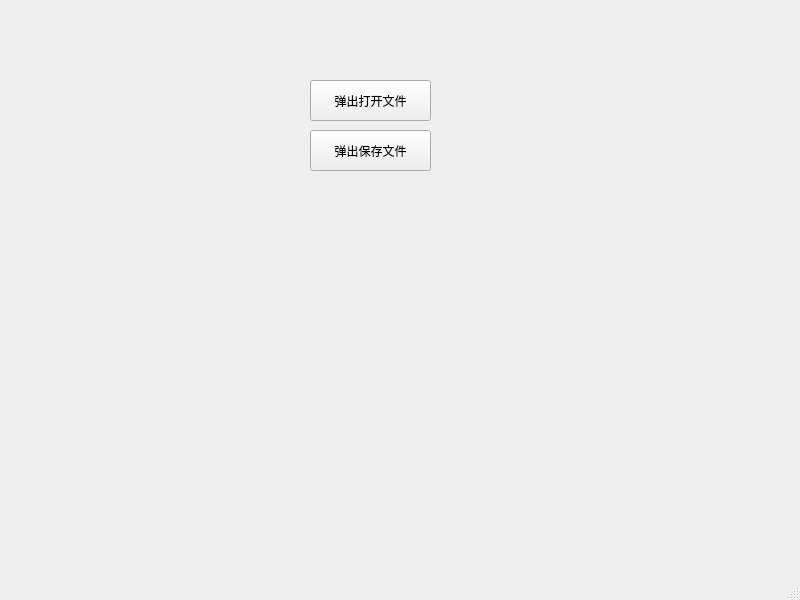
<?xml version="1.0" encoding="UTF-8"?>
<ui version="4.0">
 <class>MainWindow</class>
 <widget class="QMainWindow" name="MainWindow">
  <property name="geometry">
   <rect>
    <x>0</x>
    <y>0</y>
    <width>800</width>
    <height>600</height>
   </rect>
  </property>
  <property name="windowTitle">
   <string>MainWindow</string>
  </property>
  <widget class="QWidget" name="centralwidget">
   <widget class="QPushButton" name="pushButton">
    <property name="geometry">
     <rect>
      <x>310</x>
      <y>80</y>
      <width>121</width>
      <height>41</height>
     </rect>
    </property>
    <property name="text">
     <string>弹出打开文件</string>
    </property>
   </widget>
   <widget class="QPushButton" name="pushButton_2">
    <property name="geometry">
     <rect>
      <x>310</x>
      <y>130</y>
      <width>121</width>
      <height>41</height>
     </rect>
    </property>
    <property name="text">
     <string>弹出保存文件</string>
    </property>
   </widget>
  </widget>
  <widget class="QMenuBar" name="menubar">
   <property name="geometry">
    <rect>
     <x>0</x>
     <y>0</y>
     <width>800</width>
     <height>21</height>
    </rect>
   </property>
  </widget>
  <widget class="QStatusBar" name="statusbar"/>
 </widget>
 <resources/>
 <connections/>
</ui>
